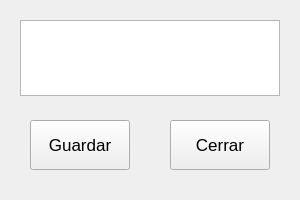
<?xml version="1.0" encoding="UTF-8"?>
<ui version="4.0">
 <class>pausa</class>
 <widget class="QWidget" name="pausa">
  <property name="geometry">
   <rect>
    <x>0</x>
    <y>0</y>
    <width>300</width>
    <height>200</height>
   </rect>
  </property>
  <property name="windowTitle">
   <string>Form</string>
  </property>
  <widget class="QGraphicsView" name="graphicsView">
   <property name="geometry">
    <rect>
     <x>20</x>
     <y>20</y>
     <width>260</width>
     <height>76</height>
    </rect>
   </property>
   <property name="styleSheet">
    <string notr="true">Background-image: url(:/mapa/Alien Invasion_Last Hope.png)</string>
   </property>
  </widget>
  <widget class="QPushButton" name="btnGuardar">
   <property name="geometry">
    <rect>
     <x>30</x>
     <y>120</y>
     <width>100</width>
     <height>50</height>
    </rect>
   </property>
   <property name="font">
    <font>
     <pointsize>13</pointsize>
    </font>
   </property>
   <property name="text">
    <string>Guardar</string>
   </property>
  </widget>
  <widget class="QPushButton" name="btnCerrar">
   <property name="geometry">
    <rect>
     <x>170</x>
     <y>120</y>
     <width>100</width>
     <height>50</height>
    </rect>
   </property>
   <property name="font">
    <font>
     <pointsize>13</pointsize>
    </font>
   </property>
   <property name="text">
    <string>Cerrar</string>
   </property>
  </widget>
 </widget>
 <resources/>
 <connections/>
</ui>
